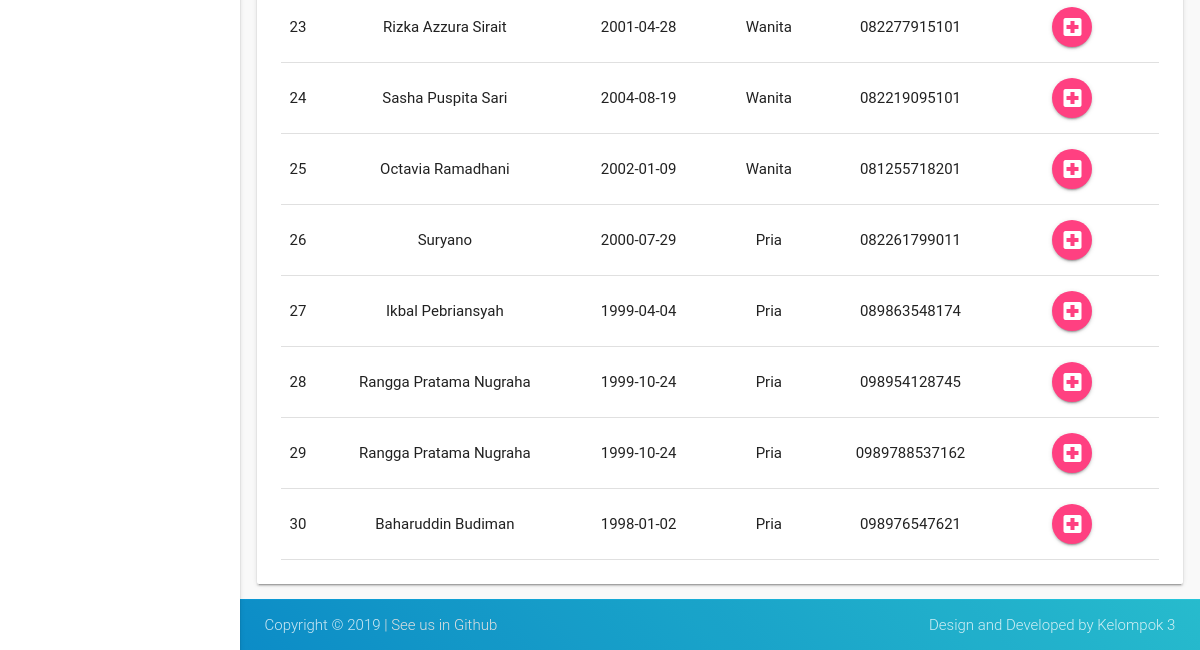
/index.php/resepsionis/list_pasien (lower part), run on an earlier commit of the app's database.
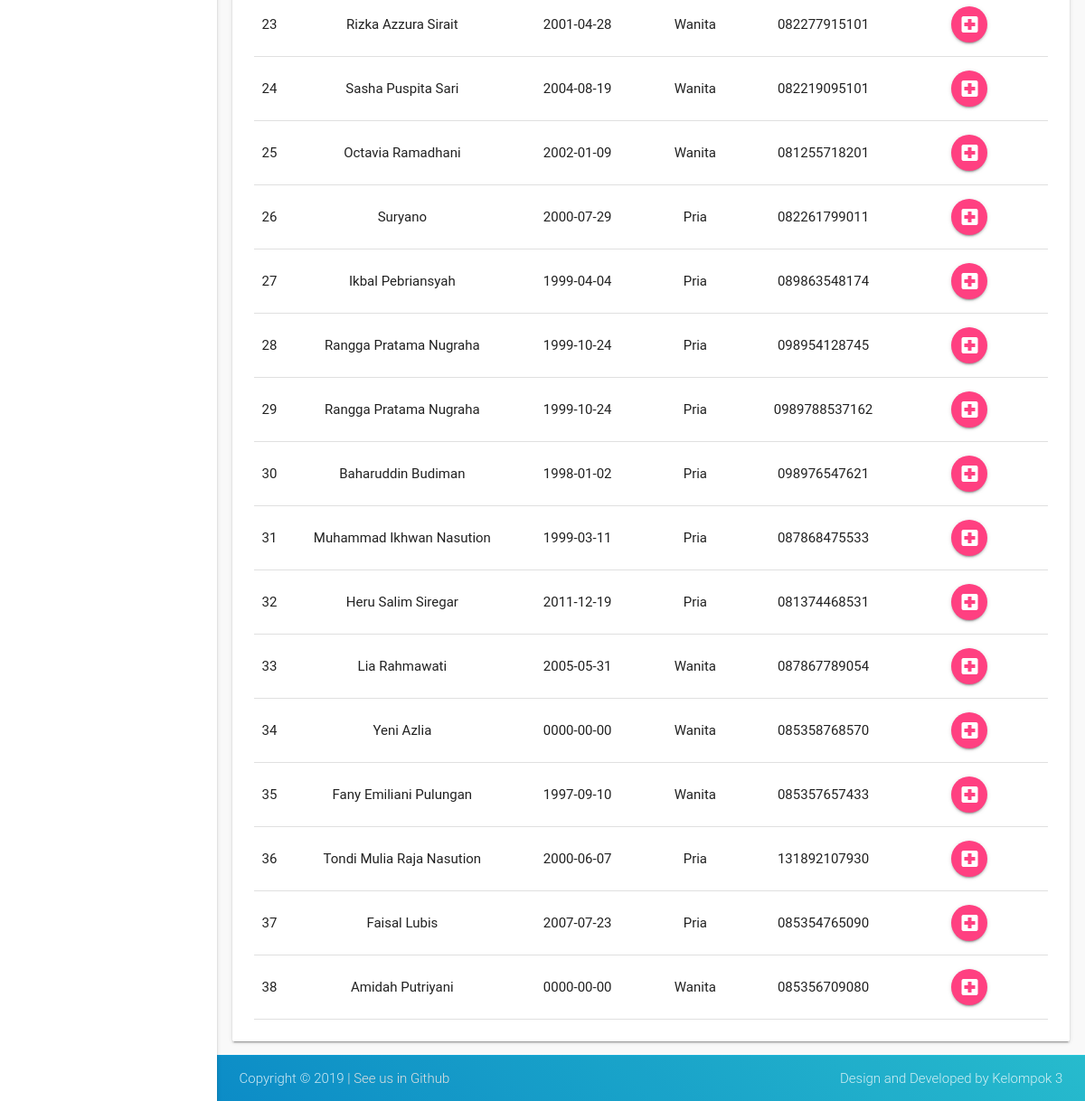
And on a later commit of the database.
### tables this page shows
CREATE TABLE `data_pasien` (
  `dp_id` int(11) NOT NULL,
  `dp_nama` varchar(75) NOT NULL,
  `dp_jenis_kelamin` enum('Pria','Wanita') NOT NULL,
  `dp_tempat_lahir` varchar(50) NOT NULL,
  `dp_tanggal_lahir` date NOT NULL,
  `dp_alamat` varchar(100) NOT NULL,
  `dp_nomor_telepon` varchar(13) NOT NULL
);

### application/controllers/Resepsionis.php (called while the page is built, shortened)
<?php
class Resepsionis extends CI_Controller
{
    public function __construct()
    {
        $this->load->library('user_management');
        $this->load->library('data_konvertor');
        $this->load->model('Main_model', 'M');
    }
    public function list_pasien()
    {
        $var = [
            'title' => 'List Pasien',
            'content' => '/resepsionis/content/list_pasien',
            'breadcrumbs' => explode('/', 'resepsionis/list_pasien'),
            'pasien' => $this->M->select_data_column(
                'data_pasien',
                [
                    'dp_id', 'dp_nama', 'dp_tanggal_lahir', 'dp_jenis_kelamin', 'dp_nomor_telepon'
                ]
            )->result()
        ];
        $this->load->vars($var);
        $this->load->view('resepsionis/layout');
    }
}

### index.php (called while the page is built, shortened)
<?php
require_once BASEPATH.'core/CodeIgniter.php';

### application/models/Main_model.php (called while the page is built, shortened)
<?php
class Main_model extends CI_Model
{
    public function select_data_column($namatabel, $column)
    {
        $column_formatted = [];
        foreach ($column as $key => $value) {
            array_push($column_formatted, "$value");
        }
        $query = $this->db->query('SELECT ' . implode(', ', $column_formatted) . ' FROM ' . $namatabel);
        return $query;
    }
}

### application/views/resepsionis/content/list_pasien.php (the view, shortened to what this page needs)
<section id="content">
    <div class="container">
        <div class="row">
            <div class="col s12">
                <div class="card-panel">
                    <table id="tabel" class="display centered hover responsive-table">
                        <tbody>
                            <?php foreach ($pasien as $data): ?>
                            <tr>
                                <td><?= $data->dp_id ?>
                                </td>
                                <td><?= $data->dp_nama ?>
                                </td>
                                <td><?= $data->dp_tanggal_lahir ?>
                                </td>
                                <td><?= $data->dp_jenis_kelamin ?>
                                </td>
                                <td><?= $data->dp_nomor_telepon ?>
                                </td>
                                <td><a class="waves-effect waves-light btn-floating" href="http://localhost/Klinik/admin/pemeriksaan_kesehatan_pasien/<?= $data->dp_id ?>"><i
                                            class="material-icons left">local_hospital</i>
                                        Edit</a>
                                </td>
                            </tr>
                            <?php endforeach; ?>
                        </tbody>
                    </table>
                </div>
            </div>
        </div>
</section>

### application/views/resepsionis/layout.php (shortened to what this page needs)
<!DOCTYPE html>
<html lang="en">
<head>
  <link href="<?php echo base_url('assets/css/materialize.css') ?>"
    type="text/css" rel="stylesheet">
  <link href="<?php echo base_url('assets/css/materialize-admin.css') ?>"
    type="text/css" rel="stylesheet">
  <link href="<?php echo base_url('assets/css/materialize-style.css')?>"
    type="text/css" rel="stylesheet">
  <link href="<?php echo base_url('assets/css/main.css')?>"
    type="text/css" rel="stylesheet">
  <link href="<?php echo base_url('assets/vendors/perfect-scrollbar/perfect-scrollbar.css')?>"
    type="text/css" rel="stylesheet">
  <link href="<?php echo base_url('assets/vendors/flag-icon/css/flag-icon.min.css')?>"
    type="text/css" rel="stylesheet">
  <link rel="stylesheet" href="<?php echo base_url('assets/datatables.min.css')?>">
</head>
<body>
  <div id="main">
    <div class="wrapper">
      <aside id="left-sidebar-nav">
        <ul id="slide-out" class="side-nav fixed leftside-navigation">
        </ul>
      </aside>
      <?php $this->load->view($content)?>
    </div>
  </div>
  <footer class="page-footer gradient-45deg-light-blue-cyan">
    <div class="footer-copyright">
      <div class="container">
        <span>Copyright ©
           <a class="grey-text text-lighten-2" href="https://github.com/fakhririzha/klinik" target="_blank"> |
            See
            us in Github</a></span>
        <span class="right hide-on-small-only"> Design and Developed by Kelompok 3</span>
      </div>
    </div>
  </footer>
</body>
</html>

What changed in the data, as far as the page shows it:
added data_pasien: dp_id "31", dp_nama "Muhammad Ikhwan Nasution", dp_tanggal_lahir "1999-03-11", dp_jenis_kelamin "Pria", dp_nomor_telepon "087868475533"
added data_pasien: dp_id "32", dp_nama "Heru Salim Siregar", dp_tanggal_lahir "2011-12-19", dp_jenis_kelamin "Pria", dp_nomor_telepon "081374468531"
added data_pasien: dp_id "33", dp_nama "Lia Rahmawati", dp_tanggal_lahir "2005-05-31", dp_jenis_kelamin "Wanita", dp_nomor_telepon "087867789054"
added data_pasien: dp_id "34", dp_nama "Yeni Azlia", dp_tanggal_lahir "0000-00-00", dp_jenis_kelamin "Wanita", dp_nomor_telepon "085358768570"
added data_pasien: dp_id "35", dp_nama "Fany Emiliani Pulungan", dp_tanggal_lahir "1997-09-10", dp_jenis_kelamin "Wanita", dp_nomor_telepon "085357657433"
added data_pasien: dp_id "36", dp_nama "Tondi Mulia Raja Nasution", dp_tanggal_lahir "2000-06-07", dp_jenis_kelamin "Pria", dp_nomor_telepon "131892107930"
added data_pasien: dp_id "37", dp_nama "Faisal Lubis", dp_tanggal_lahir "2007-07-23", dp_jenis_kelamin "Pria", dp_nomor_telepon "085354765090"
added data_pasien: dp_id "38", dp_nama "Amidah Putriyani", dp_tanggal_lahir "0000-00-00", dp_jenis_kelamin "Wanita", dp_nomor_telepon "085356709080"
